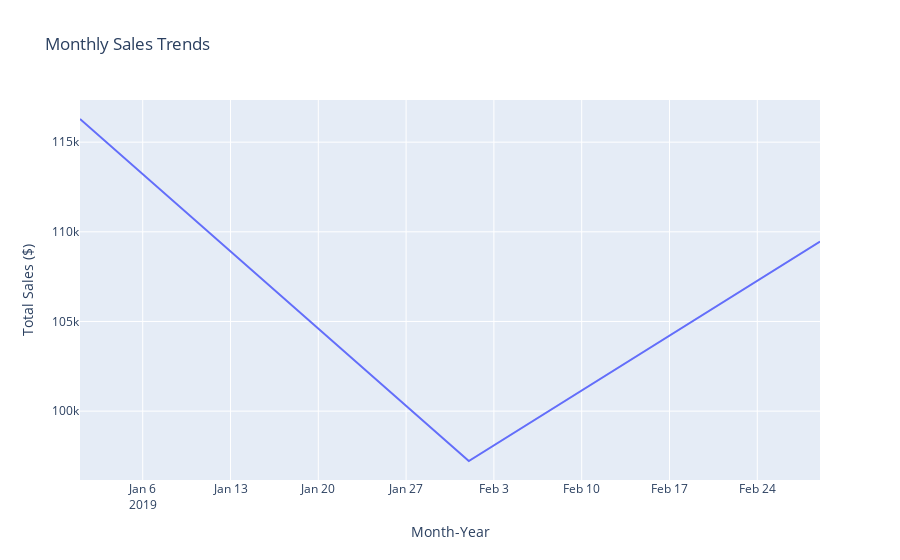

The code cell stored with this chart in its notebook:
### Code cell
# Aggregate monthly sales
monthly_sales = data.groupby(['Year-Month'])['Total'].sum().reset_index()

# Create a line chart for sales trends
fig2 = px.line(monthly_sales, x='Year-Month', y='Total', title='Monthly Sales Trends',
               labels={'Total': 'Total Sales ($)', 'Year-Month': 'Month-Year'})

fig2.show()

### Figure 1 — Plotly figure (JSON) as saved in the notebook; plotly's stock layout.template omitted (floating-point values rounded to 4 significant figures)
{"data": [{"hovertemplate": "Month-Year=%{x}<br>Total Sales ($)=%{y}<extra></extra>", "legendgroup": "", "line": {"color": "#636efa", "dash": "solid"}, "marker": {"symbol": "circle"}, "mode": "lines", "name": "", "orientation": "v", "showlegend": false, "type": "scatter", "x": ["2019-01", "2019-02", "2019-03"], "xaxis": "x", "y": [116300.0, 97220.0, 109500.0], "yaxis": "y"}], "layout": {"legend": {"tracegroupgap": 0}, "title": {"text": "Monthly Sales Trends"}, "xaxis": {"anchor": "y", "domain": [0, 1], "title": {"text": "Month-Year"}}, "yaxis": {"anchor": "x", "domain": [0, 1], "title": {"text": "Total Sales ($)"}}}}
